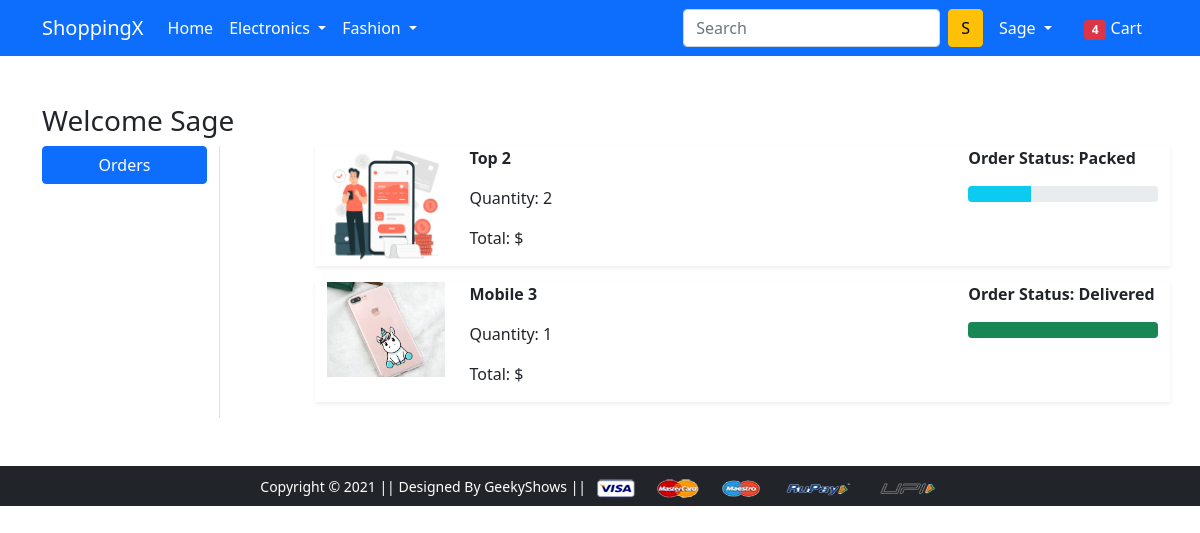
Screenshot of /orders/ (signed in) with the database file from the repository.
### app/models.py (models this page shows, shortened)
class OrderPlaced(models.Model):
    user = models.ForeignKey(User, on_delete=models.CASCADE, related_name='order_user')
    customer = models.ForeignKey(Customer, on_delete=models.CASCADE)
    product = models.ForeignKey(Product, on_delete=models.CASCADE)
    quantity = models.PositiveIntegerField(default=1)
    ordered_date = models.DateTimeField(auto_now_add=True)
    status = models.CharField(choices=STATUS_CHOICES, max_length=50, default='Pending')

class Product(models.Model):
    title = models.CharField(max_length=50)
    selling_price = models.FloatField()
    discounted_price = models.FloatField()
    decription = models.TextField( max_length=50)
    brand = models.CharField( max_length=50)
    category = models.CharField(choices=CATEGORY_CHOICES, max_length=50)
    product_image = models.ImageField( upload_to='producting')

### app/views.py (the view)
# urls.py: path('orders/', views.orders, name='orders'),
def orders(request):
 order = OrderPlaced.objects.filter(user=request.user)
 return render(request, 'app/orders.html', {'order':order})

### app/templates/app/orders.html (shortened to what this page needs)
{% extends 'app/base.html' %}
{% load static %}
{% block main-content %}
<div class="container my-5">
  <div class="row">
    <h3>Welcome {{ request.user|capfirst }}</h3>
    <div class="col-sm-2 border-end">
      <ul class="list-unstyled">
        <li class="d-grid">
          <a href="{% url 'orders' %}" class="btn btn-primary">Orders</a>
        </li>
      </ul>
    </div>
    <div class="col-sm-9 offset-sm-1">
      {% for od in order %}
      <div class="row shadow-sm mb-3">
        <div class="col-sm-2">
          <img
            src="{{ od.product.product_image.url }}"
            alt="{{ od.product.title }}"
            class="img-fluid"
            height="150"
            width="150"
          >
        </div>
        <div class="col-sm-7">
          <p><strong>{{ od.product.title }}</strong></p>
          <p>Quantity: {{ od.quantity }}</p>
          <p>Total: ${{ od.total_cost }}</p>
        </div>
        <div class="col-sm-3 fw-bold">
          <p>Order Status: {{ od.status }}</p>
          <div class="progress">
            {% if od.status == 'Packed' %}
              <div
                class="progress-bar bg-info"
                role="progressbar"
                style="width: 33%"
                aria-valuenow="33"
                aria-valuemin="0"
                aria-valuemax="100"
              ></div>
            {% elif od.status == 'Delivered' %}
              <div
                class="progress-bar bg-success"
                role="progressbar"
                style="width: 100%"
                aria-valuenow="100"
                aria-valuemin="0"
                aria-valuemax="100"
              ></div>
            {% endif %}
          </div>
        </div>
      </div>
      {% empty %}
      <p class="text-muted">You have no orders.</p>
      {% endfor %}
    </div>
  </div>
</div>
{% endblock main-content %}

### app/templates/app/base.html (shortened to what this page needs)
<!doctype html>
{% load static %}
<html lang="en">
  <head>
    <link href="https://cdn.jsdelivr.net/npm/bootstrap@5.0.0-beta1/dist/css/bootstrap.min.css" rel="stylesheet">
    <link rel="stylesheet" href="{% static 'app/css/owl.carousel.min.css' %}">
    <link rel="stylesheet" href="{% static 'app/css/all.min.css' %}">
    <link rel="stylesheet" href="{% static 'app/css/style.css' %}">
  </head>
  <body>
    <nav class="navbar navbar-expand-lg navbar-dark bg-primary">
     <div class="container">
       <a class="navbar-brand" href="/">ShoppingX</a>
       <div class="collapse navbar-collapse" id="navbarSupportedContent">
         <ul class="navbar-nav me-auto mb-2 mb-lg-0">
           <li class="nav-item">
             <a class="nav-link active" aria-current="page" href="/">Home</a>
           </li>
           <li class="nav-item dropdown">
             <a class="nav-link dropdown-toggle text-white" href="#" id="electronicsDropdown" role="button" data-bs-toggle="dropdown" aria-expanded="false">
               Electronics
             </a>
           </li>
           <li class="nav-item dropdown">
             <a class="nav-link dropdown-toggle text-white" href="#" id="fashionDropdown" role="button" data-bs-toggle="dropdown" aria-expanded="false">
               Fashion
             </a>
           </li>
         </ul>
         <form class="d-flex">
           <input class="form-control me-2" type="search" placeholder="Search" aria-label="Search">
           <button class="btn btn-warning" type="submit">S</button>
         </form>
         <div>
          <ul class="navbar-nav me-auto mb-2 mb-lg-0">
            {% if request.user.is_authenticated %}
           <li class="nav-item dropdown mx-2">
              <a class="nav-link dropdown-toggle text-white" href="#" id="profileDropdown" role="button" data-bs-toggle="dropdown" aria-expanded="false">
                {{ request.user|capfirst }}
              </a>
            </li>
            <li class="nav-item mx-2">
             <a href="{% url 'show-cart' %}" class="nav-link text-white"><span class="badge bg-danger">4</span> Cart </a>
            </li>
            {% endif %}
          </ul>
         </div>
       </div>
     </div>
    </nav>
    {% block main-content %} {% endblock main-content %}
    <footer class="container-fluid bg-dark text-center p-2 mt-5">
        <small class="text-white">Copyright &copy; 2021 || Designed By GeekyShows || </small>
        <img src="{% static 'app/images/payment.png' %}" alt="" srcset="" class="img-fluid" height="2px">
    </footer>
  </body>
</html>

### rows the page displays
OrderPlaced: product.product_image (picture), product "Top 2", quantity "2", status "Packed"
OrderPlaced: product.product_image (picture), product "Mobile 3", quantity "1", status "Delivered"

### other values shown
{{ request.user|capfirst }} "Sage"
